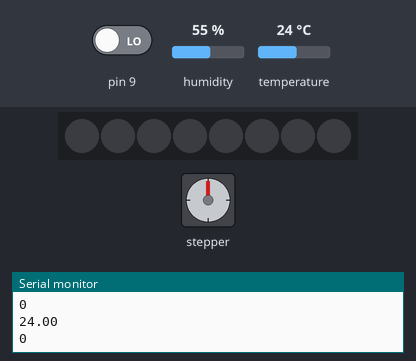
Simulated run of this sketch. Board: Arduino Uno, built with avr-gcc and run on an emulated ATmega328P. Shown: 8 RGB LEDs in strip order, left to right, stepper motor, the last lines printed to the serial monitor. The test bench sets the inputs (shaded band); at power-on: pin 9 LOW, humidity 55 %, temperature 24 °C. Stepper angles assume 1024 steps per turn.

Above: at 1.2 s.
1.3 s: pin 9 driven HIGH
At 12.3 s:
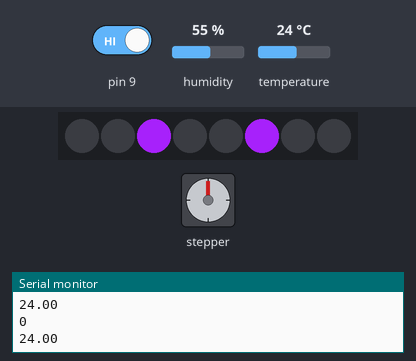
At 14.0 s:
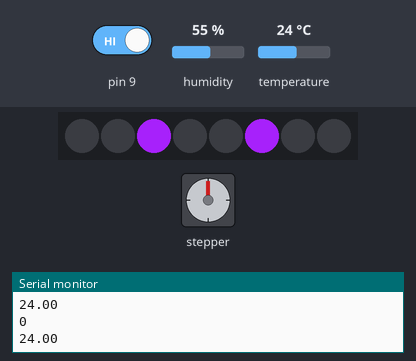
Timing chart, 0 to 15.6 s (numbered marks = the images above; inputs shaded):
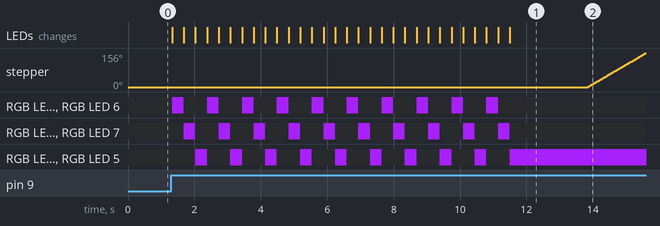

Measured:
- after the input at 1.3 s, stepper: keeps turning clockwise at about 90°/s, starting after 12.5 s; RGB LED 0: alternates RGB(160, 32, 240) for 0.35 s and off for 0.70 s, 20 changes in all, then stays off, starting at once

The sketch:

phone2.ino
```cpp
/*
 * Generated using BlocklyDuino:
 *
 * https://github.com/MediaTek-Labs/BlocklyDuino-for-LinkIt
 *
 * Date: Thu, 25 Mar 2021 10:17:48 GMT
 */

#include <Stepper.h>
#include <DHT.h>
#include <Adafruit_NeoPixel.h>
#include <avr/power.h>

int  j;

int button;

int steps=1024;
Stepper myStepper(steps, 3, 5, 4, 7 );
#ifdef __AVR__
#endif
#define PIN 6 // 腳位
#define DELAYVAL 500
#define NUMPIXELS 8 // 燈泡數
Adafruit_NeoPixel pixels(NUMPIXELS, PIN, NEO_GRB + NEO_KHZ800);
DHT dht11_p8(8, DHT11);
void WS0() {
}

void WS1() {
  #if defined(__AVR_ATtiny85__) && (F_CPU == 16000000)
  clock_prescale_set(clock_div_1);
  #endif
   pixels.begin();
}

void colorWipe(uint32_t color, int wait) {
for (int i = 0; i < pixels.numPixels(); i++) {
pixels.setPixelColor(i, color);
pixels.show();
delay(wait);
}
}
void a1() {
}

void rainbow(int wait) {
for (long firstPixelHue = 0; firstPixelHue < 5 * 65536; firstPixelHue += 256) {
for (int i = 0; i < pixels.numPixels(); i++) {
int pixelHue = firstPixelHue + (i * 65536L / pixels.numPixels());
pixels.setPixelColor(i, pixels.gamma32(pixels.ColorHSV(pixelHue)));
}
 pixels.show();
 delay(wait);
 }
 }
void a3() {
}

void theaterChase(uint32_t color, int wait) {
for (int a = 0; a < 10; a++) {
for (int b = 0; b < 3; b++) {
pixels.clear();
for (int c = b; c < pixels.numPixels(); c += 3) {
pixels.setPixelColor(c, color);
}
pixels.show();
delay(wait);
}
}
}
void a2() {
}

void motor() {
  for (j = 0; j <= 7; j++) {
    myStepper.step(256);
  }
}

void setup()
{
  Serial.begin(9600);

  myStepper.setSpeed(15);
  pixels.clear();
  WS1();
  dht11_p8.begin();
  pinMode(9, INPUT);
}


void loop()
{
  button = digitalRead(9);
  if (button == 1) {
    //單色向上跑馬燈
    theaterChase(pixels.Color(160,32,240), 350);
    delay(2000);
    motor();

  } else {
    pixels.clear();

  }
  Serial.println(button);
  delay(100);
  Serial.println(dht11_p8.readTemperature());
}
```
